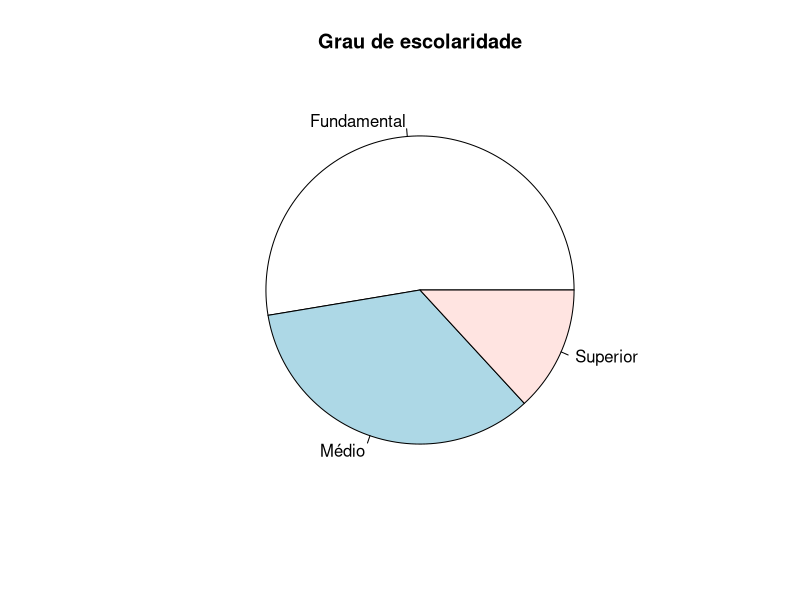
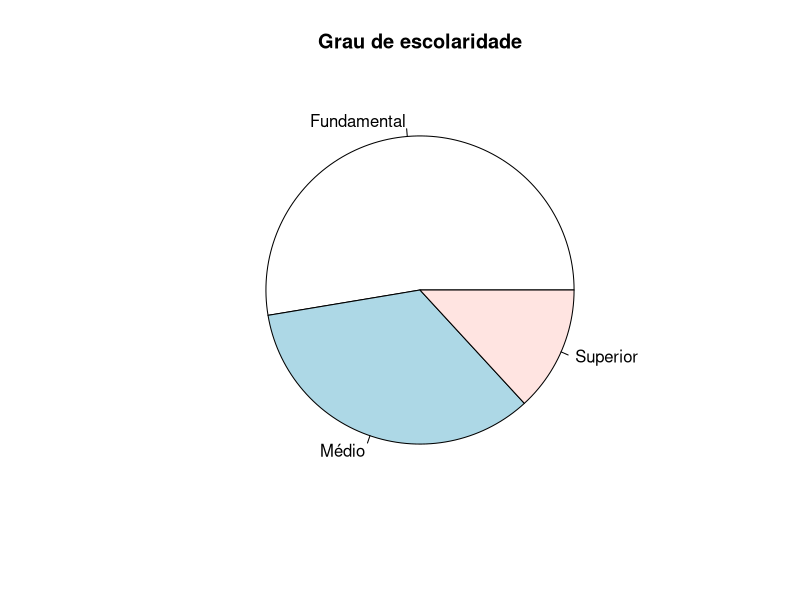
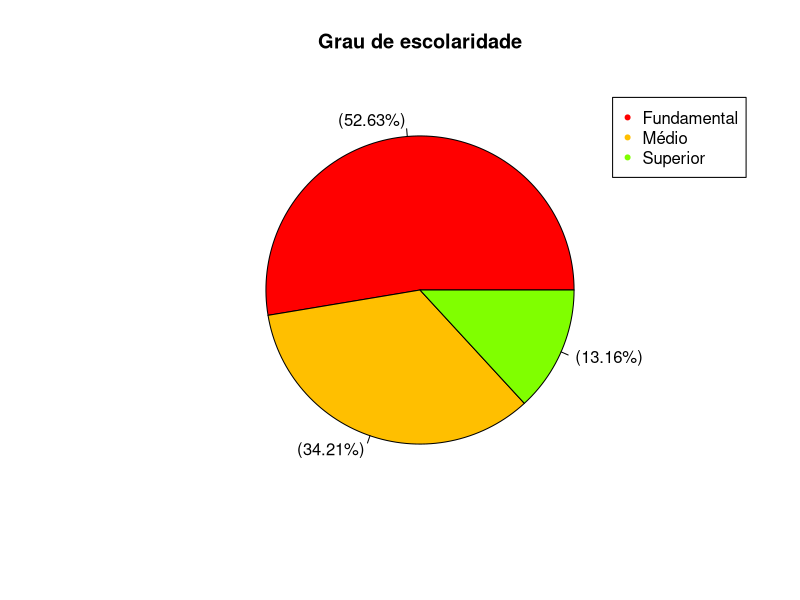
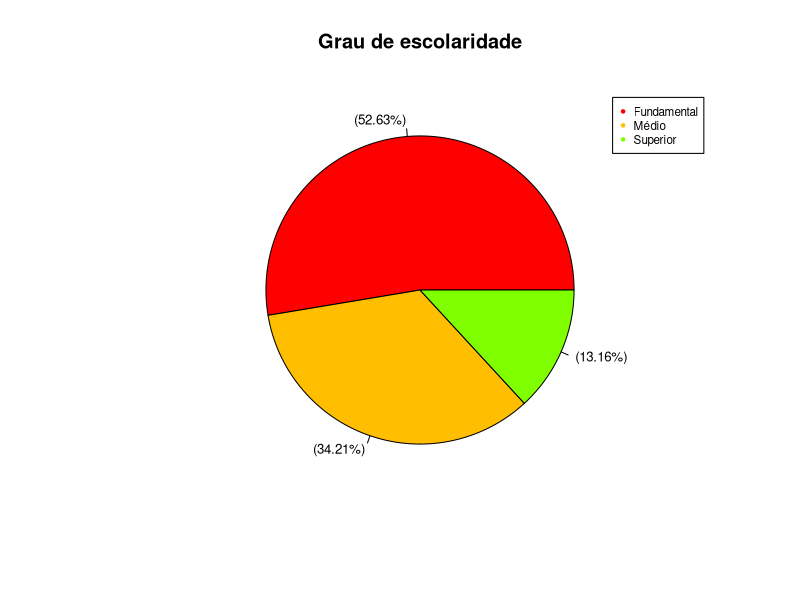
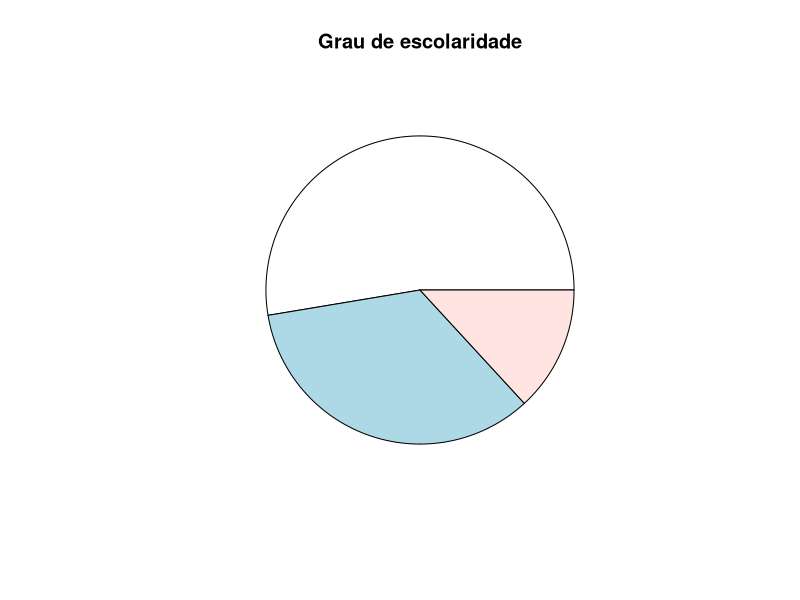

Here is the R script that generated these plots, in order: (Note: this script raises an error after producing the figures.)
## "Visualização de dados" 
# Utilizando comandos básicos do R

## Gráfico de Setores (pizza)

alunos <- c(1000, 650, 250)
names(alunos) <- c("Fundamental", "Médio", "Superior")
pie(alunos)

# Para adicionar título ao gráfico
title("Grau de escolaridade")

# OU: 
pie(alunos, main = "Grau de escolaridade")

# Para adicionar título com legenda
porc <- round(alunos*100/sum(alunos), 2) # arredonda a porcentagem para 2 dígitos
rotulos <- paste("(", porc, "%)", sep = "") # Adiciona símbolo de porcentagem
pie(alunos, main = "Grau de escolaridade", labels = rotulos, col = rainbow(8))
legend(1, 1, names(alunos), col = rainbow(8), pch = rep(20, 6))

# Para alterar tamanho da fonte 

rotulos <- paste("(", porc, "%)", sep = "")
pie(alunos, main = "Grau de escolaridade", labels = rotulos, cex = 0.8, col = rainbow(8))
legend(1, 1, names(alunos), col = rainbow(8), pch = rep(20,6), cex = 0.7)

# Para adicionar rótulos manualmente

pie(alunos, main= "Grau de escolaridade", labels = NA)
text(locator(length(names(alunos))), rotulos)
# É necessário clicar na janela do gráfico para adicionar labels
# (de acordo com a quantidade de divisões existentes no gráfico)

# cex.main: Para alterar tamanho da fonte do título

pie(alunos, main = "Grau de escolaridade", cex.main = 1.5)

# cex: Para alterar tamanho da fonte dos nomes das variáveis

pie(alunos, cex = 0.5)

# init.angle Para girar o gráfico

pie(alunos, main= "Grau de escolaridade", init.angle = 90)
